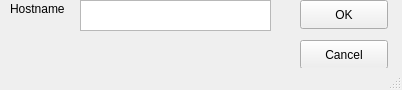
<?xml version="1.0" encoding="UTF-8"?>
<ui version="4.0">
 <class>MainWindow</class>
 <widget class="QMainWindow" name="MainWindow">
  <property name="geometry">
   <rect>
    <x>0</x>
    <y>0</y>
    <width>402</width>
    <height>90</height>
   </rect>
  </property>
  <property name="windowTitle">
   <string>Hostname</string>
  </property>
  <widget class="QWidget" name="centralwidget">
   <widget class="QPushButton" name="okButton">
    <property name="geometry">
     <rect>
      <x>300</x>
      <y>0</y>
      <width>88</width>
      <height>29</height>
     </rect>
    </property>
    <property name="text">
     <string>OK</string>
    </property>
   </widget>
   <widget class="QPushButton" name="cancelButton">
    <property name="geometry">
     <rect>
      <x>300</x>
      <y>40</y>
      <width>88</width>
      <height>29</height>
     </rect>
    </property>
    <property name="text">
     <string>Cancel</string>
    </property>
   </widget>
   <widget class="QLabel" name="label">
    <property name="geometry">
     <rect>
      <x>10</x>
      <y>0</y>
      <width>61</width>
      <height>17</height>
     </rect>
    </property>
    <property name="text">
     <string>Hostname</string>
    </property>
   </widget>
   <widget class="QTextEdit" name="hostnameField">
    <property name="geometry">
     <rect>
      <x>80</x>
      <y>0</y>
      <width>191</width>
      <height>31</height>
     </rect>
    </property>
   </widget>
  </widget>
  <widget class="QStatusBar" name="statusbar"/>
 </widget>
 <resources/>
 <connections/>
</ui>
